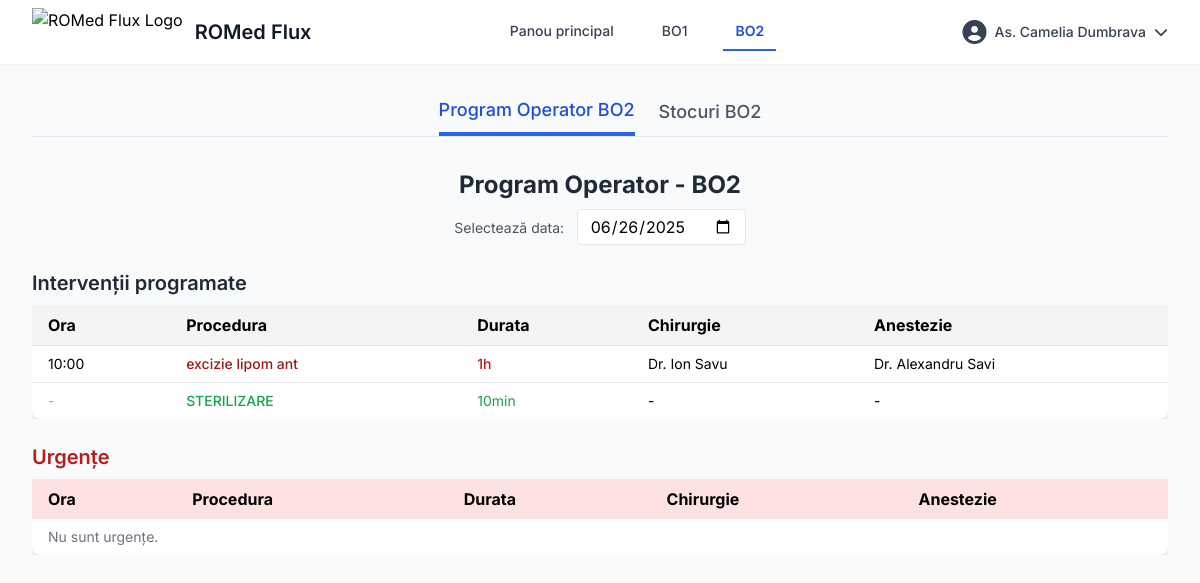
/bo2.php (signed in), run on the app's committed database.
### tables this page shows
CREATE TABLE `programari_bo2` (
  `id` int(11) NOT NULL,
  `data` date NOT NULL,
  `ora` time NOT NULL,
  `durata` varchar(20) NOT NULL,
  `procedura` varchar(255) NOT NULL,
  `chirurgie` varchar(255) DEFAULT NULL,
  `anestezie` varchar(255) DEFAULT NULL,
  `tip` enum('programata','urgenta') NOT NULL,
  `created_at` timestamp NOT NULL DEFAULT current_timestamp()
);

### bo2_program_operator.php (shortened to what this page needs)
<section x-show="tab === 'program'" x-transition>
    <div class="text-center mb-6">
        <h1 class="text-2xl font-bold text-gray-800 mb-2">Program Operator - BO2</h1>
        <form method="GET" class="inline-block">
            <label class="mr-2 text-sm text-gray-600">Selectează data:</label>
            <input type="date" name="data" value="<?= htmlspecialchars($data_selectata) ?>"
                class="border px-3 py-1 rounded" onchange="this.form.submit()">
        </form>
    </div>
    <h2 class="text-xl font-semibold text-gray-800 mb-2">Intervenții programate</h2>
    <div class="overflow-x-auto mb-6">
        <table class="min-w-full bg-white shadow rounded-lg">
            <thead class="bg-gray-100 text-left">
                <tr>
                    <th class="px-4 py-2">Ora</th>
                    <th class="px-4 py-2">Procedura</th>
                    <th class="px-4 py-2">Durata</th>
                    <th class="px-4 py-2">Chirurgie</th>
                    <th class="px-4 py-2">Anestezie</th>
                </tr>
            </thead>
            <tbody>
                <?php foreach ($programari_programate as $p): ?>
                    <tr class="border-t">
                        <td class="px-4 py-2 text-sm"><?= htmlspecialchars(substr($p['ora'], 0, 5)) ?></td>
                        <td class="px-4 py-2 text-sm text-red-800 font-medium"><?= htmlspecialchars($p['procedura']) ?>
                        </td>
                        <td class="px-4 py-2 text-sm text-red-700 font-medium"><?= htmlspecialchars($p['durata']) ?></td>
                        <td class="px-4 py-2 text-sm"><?= htmlspecialchars($p['chirurgie']) ?></td>
                        <td class="px-4 py-2 text-sm"><?= htmlspecialchars($p['anestezie']) ?></td>
                    </tr>
                    <tr class="border-t">
                        <td class="px-4 py-2 text-sm text-gray-400">-</td>
                        <td class="px-4 py-2 text-sm font-medium text-green-600">STERILIZARE</td>
                        <td class="px-4 py-2 text-sm text-green-600">10min</td>
                        <td class="px-4 py-2 text-sm">-</td>
                        <td class="px-4 py-2 text-sm">-</td>
                    </tr>
                <?php endforeach; ?>
            </tbody>
        </table>
    </div>
    <h2 class="text-xl font-semibold text-red-700 mb-2">Urgențe</h2>
    <div class="overflow-x-auto">
        <table class="min-w-full bg-white shadow rounded-lg">
            <thead class="bg-red-100 text-left">
                <tr>
                    <th class="px-4 py-2">Ora</th>
                    <th class="px-4 py-2">Procedura</th>
                    <th class="px-4 py-2">Durata</th>
                    <th class="px-4 py-2">Chirurgie</th>
                    <th class="px-4 py-2">Anestezie</th>
                </tr>
            </thead>
            <tbody>
                <?php if (empty($programari_urgente)): ?>
                    <tr>
                        <td colspan="5" class="px-4 py-2 text-sm text-gray-500">Nu sunt urgențe.</td>
                    </tr>
                <?php endif; ?>
            </tbody>
        </table>
    </div>
</section>

### data on the page
programari_bo2: ora "10:00", procedura "excizie lipom ant", durata "1h", chirurgie "Dr. Ion Savu", anestezie "Dr. Alexandru Savi"

### other printed values
getDisplayName($_SESSION) "As. Camelia Dumbrava"
